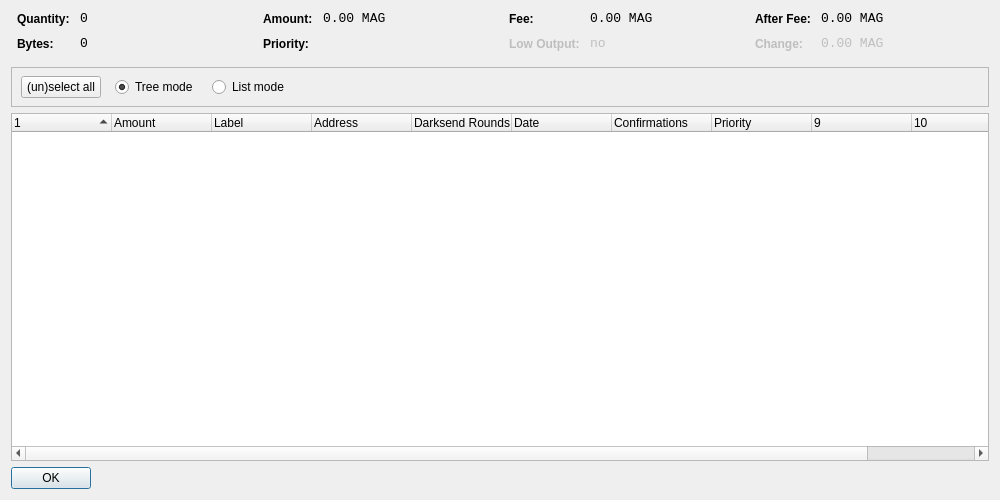
<?xml version="1.0" encoding="UTF-8"?>
<ui version="4.0">
 <class>CoinControlDialog</class>
 <widget class="QDialog" name="CoinControlDialog">
  <property name="geometry">
   <rect>
    <x>0</x>
    <y>0</y>
    <width>1000</width>
    <height>500</height>
   </rect>
  </property>
  <property name="windowTitle">
   <string>Coin Control</string>
  </property>
  <layout class="QVBoxLayout" name="verticalLayout">
   <item>
    <layout class="QHBoxLayout" name="horizontalLayoutTop" stretch="0,0,0,0">
     <property name="topMargin">
      <number>0</number>
     </property>
     <property name="bottomMargin">
      <number>10</number>
     </property>
     <item>
      <layout class="QFormLayout" name="formLayoutCoinControl1">
       <property name="horizontalSpacing">
        <number>10</number>
       </property>
       <property name="verticalSpacing">
        <number>10</number>
       </property>
       <property name="leftMargin">
        <number>6</number>
       </property>
       <property name="rightMargin">
        <number>6</number>
       </property>
       <item row="0" column="0">
        <widget class="QLabel" name="labelCoinControlQuantityText">
         <property name="styleSheet">
          <string notr="true">font-weight:bold;</string>
         </property>
         <property name="text">
          <string>Quantity:</string>
         </property>
        </widget>
       </item>
       <item row="0" column="1">
        <widget class="QLabel" name="labelCoinControlQuantity">
         <property name="font">
          <font>
           <family>Monospace</family>
           <pointsize>10</pointsize>
          </font>
         </property>
         <property name="cursor">
          <cursorShape>IBeamCursor</cursorShape>
         </property>
         <property name="contextMenuPolicy">
          <enum>Qt::ActionsContextMenu</enum>
         </property>
         <property name="text">
          <string notr="true">0</string>
         </property>
         <property name="textInteractionFlags">
          <set>Qt::LinksAccessibleByMouse|Qt::TextSelectableByKeyboard|Qt::TextSelectableByMouse</set>
         </property>
        </widget>
       </item>
       <item row="1" column="0">
        <widget class="QLabel" name="labelCoinControlBytesText">
         <property name="styleSheet">
          <string notr="true">font-weight:bold;</string>
         </property>
         <property name="text">
          <string>Bytes:</string>
         </property>
        </widget>
       </item>
       <item row="1" column="1">
        <widget class="QLabel" name="labelCoinControlBytes">
         <property name="font">
          <font>
           <family>Monospace</family>
           <pointsize>10</pointsize>
          </font>
         </property>
         <property name="cursor">
          <cursorShape>IBeamCursor</cursorShape>
         </property>
         <property name="contextMenuPolicy">
          <enum>Qt::ActionsContextMenu</enum>
         </property>
         <property name="text">
          <string notr="true">0</string>
         </property>
         <property name="textInteractionFlags">
          <set>Qt::LinksAccessibleByMouse|Qt::TextSelectableByKeyboard|Qt::TextSelectableByMouse</set>
         </property>
        </widget>
       </item>
      </layout>
     </item>
     <item>
      <layout class="QFormLayout" name="formLayoutCoinControl2">
       <property name="horizontalSpacing">
        <number>10</number>
       </property>
       <property name="verticalSpacing">
        <number>10</number>
       </property>
       <property name="leftMargin">
        <number>6</number>
       </property>
       <property name="rightMargin">
        <number>6</number>
       </property>
       <item row="0" column="0">
        <widget class="QLabel" name="labelCoinControlAmountText">
         <property name="styleSheet">
          <string notr="true">font-weight:bold;</string>
         </property>
         <property name="text">
          <string>Amount:</string>
         </property>
        </widget>
       </item>
       <item row="0" column="1">
        <widget class="QLabel" name="labelCoinControlAmount">
         <property name="font">
          <font>
           <family>Monospace</family>
           <pointsize>10</pointsize>
          </font>
         </property>
         <property name="cursor">
          <cursorShape>IBeamCursor</cursorShape>
         </property>
         <property name="contextMenuPolicy">
          <enum>Qt::ActionsContextMenu</enum>
         </property>
         <property name="text">
          <string notr="true">0.00 MAG</string>
         </property>
         <property name="textInteractionFlags">
          <set>Qt::LinksAccessibleByMouse|Qt::TextSelectableByKeyboard|Qt::TextSelectableByMouse</set>
         </property>
        </widget>
       </item>
       <item row="1" column="0">
        <widget class="QLabel" name="labelCoinControlPriorityText">
         <property name="styleSheet">
          <string notr="true">font-weight:bold;</string>
         </property>
         <property name="text">
          <string>Priority:</string>
         </property>
        </widget>
       </item>
       <item row="1" column="1">
        <widget class="QLabel" name="labelCoinControlPriority">
         <property name="font">
          <font>
           <family>Monospace</family>
           <pointsize>10</pointsize>
          </font>
         </property>
         <property name="cursor">
          <cursorShape>IBeamCursor</cursorShape>
         </property>
         <property name="contextMenuPolicy">
          <enum>Qt::ActionsContextMenu</enum>
         </property>
         <property name="text">
          <string/>
         </property>
         <property name="textInteractionFlags">
          <set>Qt::LinksAccessibleByMouse|Qt::TextSelectableByKeyboard|Qt::TextSelectableByMouse</set>
         </property>
        </widget>
       </item>
      </layout>
     </item>
     <item>
      <layout class="QFormLayout" name="formLayoutCoinControl3">
       <property name="horizontalSpacing">
        <number>10</number>
       </property>
       <property name="verticalSpacing">
        <number>10</number>
       </property>
       <property name="leftMargin">
        <number>6</number>
       </property>
       <property name="rightMargin">
        <number>6</number>
       </property>
       <item row="0" column="0">
        <widget class="QLabel" name="labelCoinControlFeeText">
         <property name="styleSheet">
          <string notr="true">font-weight:bold;</string>
         </property>
         <property name="text">
          <string>Fee:</string>
         </property>
        </widget>
       </item>
       <item row="0" column="1">
        <widget class="QLabel" name="labelCoinControlFee">
         <property name="font">
          <font>
           <family>Monospace</family>
           <pointsize>10</pointsize>
          </font>
         </property>
         <property name="cursor">
          <cursorShape>IBeamCursor</cursorShape>
         </property>
         <property name="contextMenuPolicy">
          <enum>Qt::ActionsContextMenu</enum>
         </property>
         <property name="text">
          <string notr="true">0.00 MAG</string>
         </property>
         <property name="textInteractionFlags">
          <set>Qt::LinksAccessibleByMouse|Qt::TextSelectableByKeyboard|Qt::TextSelectableByMouse</set>
         </property>
        </widget>
       </item>
       <item row="1" column="0">
        <widget class="QLabel" name="labelCoinControlLowOutputText">
         <property name="enabled">
          <bool>false</bool>
         </property>
         <property name="styleSheet">
          <string notr="true">font-weight:bold;</string>
         </property>
         <property name="text">
          <string>Low Output:</string>
         </property>
        </widget>
       </item>
       <item row="1" column="1">
        <widget class="QLabel" name="labelCoinControlLowOutput">
         <property name="enabled">
          <bool>false</bool>
         </property>
         <property name="font">
          <font>
           <family>Monospace</family>
           <pointsize>10</pointsize>
          </font>
         </property>
         <property name="cursor">
          <cursorShape>IBeamCursor</cursorShape>
         </property>
         <property name="contextMenuPolicy">
          <enum>Qt::ActionsContextMenu</enum>
         </property>
         <property name="text">
          <string notr="true">no</string>
         </property>
         <property name="textInteractionFlags">
          <set>Qt::LinksAccessibleByMouse|Qt::TextSelectableByKeyboard|Qt::TextSelectableByMouse</set>
         </property>
        </widget>
       </item>
      </layout>
     </item>
     <item>
      <layout class="QFormLayout" name="formLayoutCoinControl4">
       <property name="horizontalSpacing">
        <number>10</number>
       </property>
       <property name="verticalSpacing">
        <number>10</number>
       </property>
       <property name="leftMargin">
        <number>6</number>
       </property>
       <property name="rightMargin">
        <number>6</number>
       </property>
       <item row="0" column="0">
        <widget class="QLabel" name="labelCoinControlAfterFeeText">
         <property name="styleSheet">
          <string notr="true">font-weight:bold;</string>
         </property>
         <property name="text">
          <string>After Fee:</string>
         </property>
        </widget>
       </item>
       <item row="0" column="1">
        <widget class="QLabel" name="labelCoinControlAfterFee">
         <property name="font">
          <font>
           <family>Monospace</family>
           <pointsize>10</pointsize>
          </font>
         </property>
         <property name="cursor">
          <cursorShape>IBeamCursor</cursorShape>
         </property>
         <property name="contextMenuPolicy">
          <enum>Qt::ActionsContextMenu</enum>
         </property>
         <property name="text">
          <string notr="true">0.00 MAG</string>
         </property>
         <property name="textInteractionFlags">
          <set>Qt::LinksAccessibleByMouse|Qt::TextSelectableByKeyboard|Qt::TextSelectableByMouse</set>
         </property>
        </widget>
       </item>
       <item row="1" column="0">
        <widget class="QLabel" name="labelCoinControlChangeText">
         <property name="enabled">
          <bool>false</bool>
         </property>
         <property name="styleSheet">
          <string notr="true">font-weight:bold;</string>
         </property>
         <property name="text">
          <string>Change:</string>
         </property>
        </widget>
       </item>
       <item row="1" column="1">
        <widget class="QLabel" name="labelCoinControlChange">
         <property name="enabled">
          <bool>false</bool>
         </property>
         <property name="font">
          <font>
           <family>Monospace</family>
           <pointsize>10</pointsize>
          </font>
         </property>
         <property name="cursor">
          <cursorShape>IBeamCursor</cursorShape>
         </property>
         <property name="contextMenuPolicy">
          <enum>Qt::ActionsContextMenu</enum>
         </property>
         <property name="text">
          <string notr="true">0.00 MAG</string>
         </property>
         <property name="textInteractionFlags">
          <set>Qt::LinksAccessibleByMouse|Qt::TextSelectableByKeyboard|Qt::TextSelectableByMouse</set>
         </property>
        </widget>
       </item>
      </layout>
     </item>
    </layout>
   </item>
   <item>
    <widget class="QFrame" name="frame">
     <property name="minimumSize">
      <size>
       <width>0</width>
       <height>40</height>
      </size>
     </property>
     <property name="frameShape">
      <enum>QFrame::StyledPanel</enum>
     </property>
     <property name="frameShadow">
      <enum>QFrame::Sunken</enum>
     </property>
     <widget class="QWidget" name="horizontalLayoutWidget">
      <property name="geometry">
       <rect>
        <x>10</x>
        <y>0</y>
        <width>781</width>
        <height>41</height>
       </rect>
      </property>
      <layout class="QHBoxLayout" name="horizontalLayoutPanel" stretch="0,0,0,0,0">
       <property name="spacing">
        <number>14</number>
       </property>
       <item>
        <widget class="QPushButton" name="pushButtonSelectAll">
         <property name="sizePolicy">
          <sizepolicy hsizetype="Maximum" vsizetype="Fixed">
           <horstretch>0</horstretch>
           <verstretch>0</verstretch>
          </sizepolicy>
         </property>
         <property name="text">
          <string>(un)select all</string>
         </property>
        </widget>
       </item>
       <item>
        <widget class="QRadioButton" name="radioTreeMode">
         <property name="sizePolicy">
          <sizepolicy hsizetype="Maximum" vsizetype="Fixed">
           <horstretch>0</horstretch>
           <verstretch>0</verstretch>
          </sizepolicy>
         </property>
         <property name="text">
          <string>Tree mode</string>
         </property>
         <property name="checked">
          <bool>true</bool>
         </property>
        </widget>
       </item>
       <item>
        <widget class="QRadioButton" name="radioListMode">
         <property name="sizePolicy">
          <sizepolicy hsizetype="Maximum" vsizetype="Fixed">
           <horstretch>0</horstretch>
           <verstretch>0</verstretch>
          </sizepolicy>
         </property>
         <property name="text">
          <string>List mode</string>
         </property>
        </widget>
       </item>
       <item>
        <spacer name="horizontalSpacer">
         <property name="orientation">
          <enum>Qt::Horizontal</enum>
         </property>
         <property name="sizeHint" stdset="0">
          <size>
           <width>40</width>
           <height>20</height>
          </size>
         </property>
        </spacer>
       </item>
      </layout>
     </widget>
    </widget>
   </item>
   <item>
    <widget class="CoinControlTreeWidget" name="treeWidget">
     <property name="contextMenuPolicy">
      <enum>Qt::CustomContextMenu</enum>
     </property>
     <property name="sortingEnabled">
      <bool>false</bool>
     </property>
     <property name="columnCount">
      <number>11</number>
     </property>
     <attribute name="headerShowSortIndicator" stdset="0">
      <bool>true</bool>
     </attribute>
     <attribute name="headerStretchLastSection">
      <bool>false</bool>
     </attribute>
     <column>
      <property name="text">
       <string/>
      </property>
     </column>
     <column>
      <property name="text">
       <string>Amount</string>
      </property>
     </column>
     <column>
      <property name="text">
       <string>Label</string>
      </property>
     </column>
     <column>
      <property name="text">
       <string>Address</string>
      </property>
     </column>
     <column>
      <property name="text">
       <string>Darksend Rounds</string>
      </property>
    </column>
     <column>
      <property name="text">
       <string>Date</string>
      </property>
     </column>
     <column>
      <property name="text">
       <string>Confirmations</string>
      </property>
      <property name="toolTip">
       <string>Confirmed</string>
      </property>
     </column>
     <column>
      <property name="text">
       <string>Priority</string>
      </property>
     </column>
     <column>
      <property name="text">
       <string/>
      </property>
     </column>
     <column>
      <property name="text">
       <string/>
      </property>
     </column>
     <column>
      <property name="text">
       <string/>
      </property>
     </column>
     <column>
      <property name="text">
       <string/>
      </property>
     </column>
    </widget>
   </item>
   <item>
    <widget class="QDialogButtonBox" name="buttonBox">
     <property name="sizePolicy">
      <sizepolicy hsizetype="Maximum" vsizetype="Fixed">
       <horstretch>0</horstretch>
       <verstretch>0</verstretch>
      </sizepolicy>
     </property>
     <property name="orientation">
      <enum>Qt::Horizontal</enum>
     </property>
     <property name="standardButtons">
      <set>QDialogButtonBox::Ok</set>
     </property>
    </widget>
   </item>
  </layout>
 </widget>
 <customwidgets>
  <customwidget>
   <class>CoinControlTreeWidget</class>
   <extends>QTreeWidget</extends>
   <header>coincontroltreewidget.h</header>
  </customwidget>
 </customwidgets>
 <resources/>
 <connections/>
</ui>
